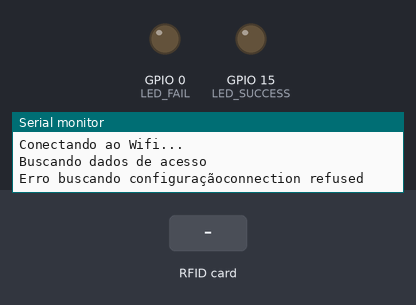
This sketch was run on a simulated ESP8266 (NodeMCU). Shown: output pins drawn as LEDs (lit = HIGH), the last lines printed to the serial monitor. Inputs (shaded band) come from the test bench. WiFi joins after 1.5 s; servers stay silent unless stated; uploads are accepted with an empty reply; the local clock reads 2024-03-15 10:24:30 at power-on unless the sketch sets it.

Above: at 2.7 s.
2.8 s: RFID card 31 23 45 78 held to the reader
At 3.8 s:
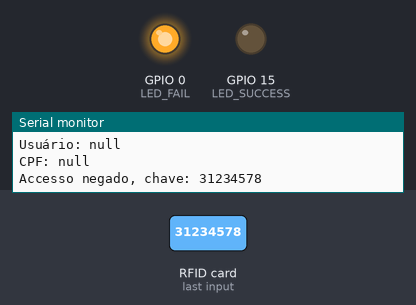
5.5 s: RFID card 5E 7A 19 C4 held to the reader
At 8.0 s:
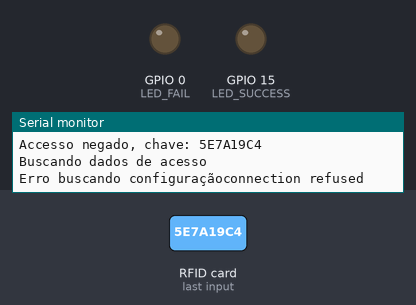
Timing chart, 0 to 9.5 s (numbered marks = the images above; inputs shaded):
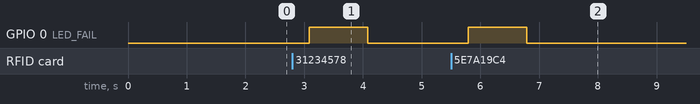

The sketch:

main.ino
```cpp
#include <ESP8266HTTPClient.h>
#include <ESP8266WiFi.h>
#include <SPI.h>
#include <MFRC522.h>
#include <time.h>
#include <vector>
#include <ArduinoJson.h>

#define SS_PIN 4       // D2
#define RST_PIN 5      // D1
#define LED_FAIL 0     // D3
#define LED_SUCCESS 15 // D8
#define CONFIG_ENDPOINT "http://192.168.0.67:8000/cadastro"
#define LOG_ENDPOINT "http://192.168.0.67:8000/log"

WiFiClient client; // Cliente wifi

DynamicJsonDocument doc(1024);

time_t lastConfigFetch = 0;

// Cria um objeto  MFRC522.
MFRC522 mfrc522(SS_PIN, RST_PIN);

void setup()
{
    Serial.begin(9600);

    pinMode(LED_FAIL, OUTPUT);
    pinMode(LED_SUCCESS, OUTPUT);
    digitalWrite(LED_FAIL, LOW);
    digitalWrite(LED_SUCCESS, LOW);

    WiFi.begin("AP406", "31234578");
    while (WiFi.status() != WL_CONNECTED)
    {
        delay(500);
        Serial.println("Conectando ao Wifi...");
    }

    SPI.begin();
    mfrc522.PCD_Init(); // Inicia Leitor de cartão
}

void getConfig()
{
    Serial.println("\nBuscando dados de acesso");
    if (WiFi.status() == WL_CONNECTED)
    {
        HTTPClient http;
        http.begin(client, CONFIG_ENDPOINT);
        int httpCode = http.GET();

        if (httpCode == 200)
        {
            String payload = http.getString();

            deserializeJson(doc, payload);

            Serial.println("Dados de accesso adquiridos!");
        }
        else
        {
            Serial.print("Erro buscando configuração");
            Serial.println(http.errorToString(httpCode));
        }

        http.end();
    }
    else
    {
        Serial.println("Erro com conexão Wifi");
    }
}

void postLog(String data)
{
    if (WiFi.status() == WL_CONNECTED)
    {
        HTTPClient http;
        http.begin(client, LOG_ENDPOINT);
        http.addHeader("Content-Type", "application/json");
        int httpCode = http.POST(data);
        http.end();
    }
    else
    {
        Serial.println("Erro com conexão Wifi");
    }
}

void loop()
{
    digitalWrite(LED_FAIL, LOW);
    digitalWrite(LED_SUCCESS, LOW);

    time_t ts = time(NULL);
    if (lastConfigFetch == 0 || ts - lastConfigFetch > 5)
    {
        lastConfigFetch = ts;
        getConfig();
    }

    // Esperar novos cartões.
    if (!mfrc522.PICC_IsNewCardPresent())
    {
        delay(100);
        return;
    }

    // Faça a leitura do ID do cartão
    if (mfrc522.PICC_ReadCardSerial())
    {
        String rfid_data = "";
        for (uint8_t i = 0; i < mfrc522.uid.size; i++)
        {
            rfid_data.concat(String(mfrc522.uid.uidByte[i] < 0x10 ? "0" : ""));
            rfid_data.concat(String(mfrc522.uid.uidByte[i], HEX));
        }
        rfid_data.toUpperCase();

        JsonObject obj = doc.as<JsonObject>();

        bool allowed = false;
        for (long i = 0; i < obj["keys"].size(); i++)
        {
            if (obj["keys"][i] == rfid_data)
            {
                allowed = true;
            }
        }

        String name = obj["info"][rfid_data]["name"];
        Serial.println("\nUsuário: " + name);
        String cpf = obj["info"][rfid_data]["cpf"];
        Serial.println("CPF: " + cpf);

        if (allowed)
        {
            Serial.print("Accesso permitido, chave: ");
        }
        else
        {
            Serial.print("Accesso negado, chave: ");
        }
        Serial.println(rfid_data);

        String allowed_key = allowed ? "1" : "0";
        // {"key": rfid_data, "success": allowed}
        postLog("{\"key\": \"" + rfid_data + "\", \"success\": " + allowed_key + "}");

        if (allowed)
        {
            digitalWrite(LED_SUCCESS, HIGH);
        }
        else
        {
            digitalWrite(LED_FAIL, HIGH);
        }

        delay(1000);
    }
}
```

Measured:
- after the input at 2.8 s, GPIO 0 (LED_FAIL): LOW → HIGH after 0.28 s, → LOW 1.0 s later
- after the input at 5.5 s, GPIO 0 (LED_FAIL): LOW → HIGH after 0.29 s, → LOW 1.0 s later
